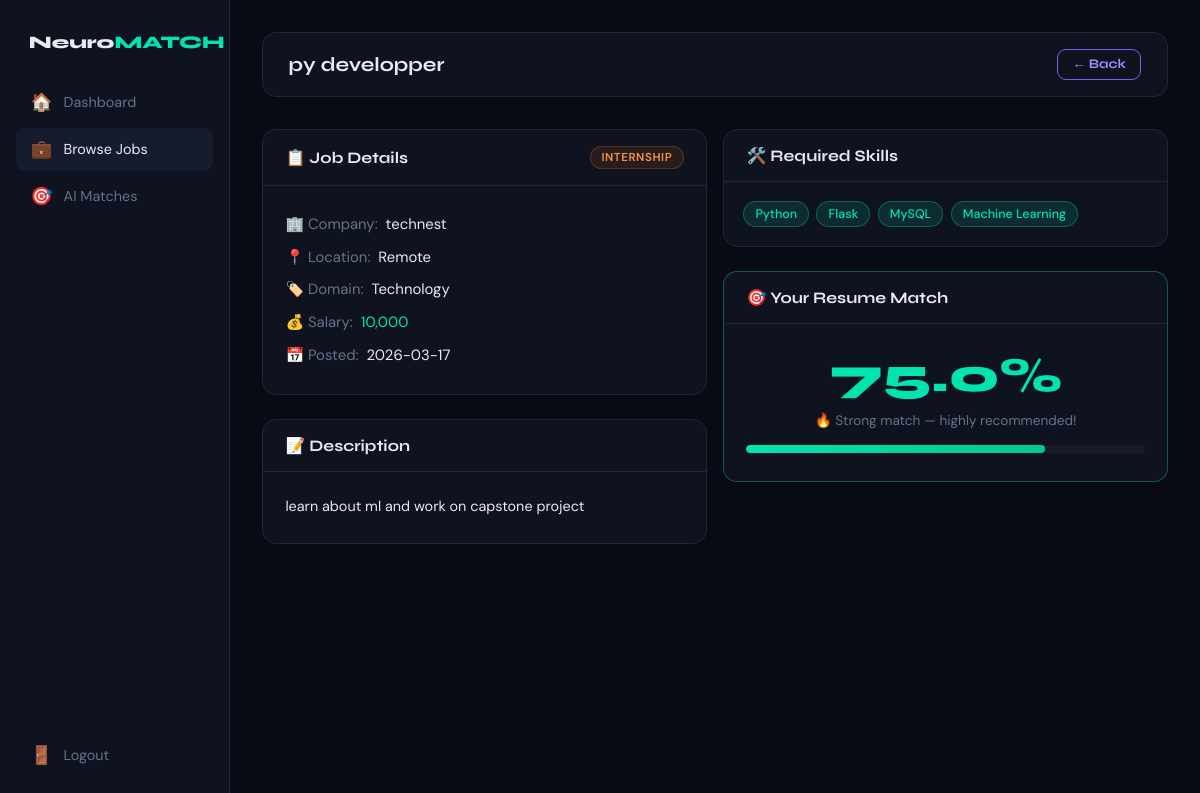
The page /jobs/11 (signed in) on the database its author committed.
### tables this page shows
CREATE TABLE jobs (
        id               INTEGER PRIMARY KEY AUTOINCREMENT,
        company_id       INTEGER,
        title            TEXT NOT NULL,
        location         TEXT DEFAULT '',
        domain           TEXT DEFAULT '',
        skills_required  TEXT DEFAULT '',
        description      TEXT DEFAULT '',
        salary           TEXT DEFAULT '',
        job_type         TEXT DEFAULT 'Full-time',
        posted_at        TEXT DEFAULT (datetime('now'))
    );

CREATE TABLE companies (
        id           INTEGER PRIMARY KEY AUTOINCREMENT,
        company_name TEXT NOT NULL,
        hr_name      TEXT NOT NULL,
        email        TEXT NOT NULL UNIQUE,
        password     TEXT NOT NULL,
        industry     TEXT DEFAULT '',
        created_at   TEXT DEFAULT (datetime('now'))
    );

### app.py (the view)
@app.route("/jobs/<int:jid>")
def job_detail(jid):
    conn = get_db()
    job  = qd(conn,
        "SELECT j.*, c.company_name as cname "
        "FROM jobs j LEFT JOIN companies c ON j.company_id=c.id WHERE j.id=?",
        (jid,), one=True)
    conn.close()
    if not job:
        return redirect(url_for("job_portal"))
    match_score = None
    if session.get("role") == "user":
        conn   = get_db()
        latest = qd(conn, "SELECT * FROM resumes WHERE user_id=? ORDER BY uploaded_at DESC LIMIT 1",
                    (session["user_id"],), one=True)
        conn.close()
        if latest:
            skills = json.loads(latest["skills"] or "[]")
            match_score = match_resume_to_job(skills, job["skills_required"])
    return render_template("job_detail.html", job=job, match_score=match_score)

### app.py (called while the page is built)
def get_db():
    conn = sqlite3.connect(DB_PATH)
    conn.row_factory = sqlite3.Row          # dict-like rows
    conn.execute("PRAGMA journal_mode=WAL") # safe concurrent writes
    return conn

def qd(conn, sql, args=(), one=False):
    cur = conn.execute(sql, args)
    rows = cur.fetchall()
    result = [dict(r) for r in rows]
    return result[0] if (one and result) else (None if one else result)

### nlp/job_matcher.py (called while the page is built)
def tokenize(text: str) -> set:
    return set(re.findall(r"[\w\.]+", text.lower()))

def match_resume_to_job(skills: list, job_skills_text: str) -> float:
    if not skills or not job_skills_text:
        return 0.0
    resume_tokens = set(s.lower() for s in skills)
    job_tokens    = tokenize(job_skills_text)
    overlap       = resume_tokens & job_tokens
    pct = len(overlap) / max(len(job_tokens), 1) * 100
    return round(min(pct * 1.25, 100), 1)

### templates/job_detail.html (shortened to what this page needs)
<!DOCTYPE html>
<html lang="en">
<head>
<link rel="stylesheet" href="{{ url_for('static', filename='css/style.css') }}">
</head>
<body>
<div class="dash-layout">
  <aside class="sidebar">
    <div class="sidebar-logo">Neuro<span>MATCH</span></div>
    {% if session.get('role')=='user' %}
    <a href="{{ url_for('user_dashboard') }}" class="nav-link"><span class="icon">🏠</span>Dashboard</a>
    {% endif %}
    <a href="{{ url_for('job_portal') }}"    class="nav-link active"><span class="icon">💼</span>Browse Jobs</a>
    <a href="{{ url_for('job_recommend') }}" class="nav-link"><span class="icon">🎯</span>AI Matches</a>
    <div style="flex:1"></div>
    <a href="{{ url_for('logout') }}" class="nav-link"><span class="icon">🚪</span>Logout</a>
  </aside>
  <main class="main-content">
    <div class="topbar">
      <h1>{{ job.title }}</h1>
      <a href="{{ url_for('job_portal') }}" class="btn btn-outline btn-sm">← Back</a>
    </div>
    <div class="grid-2">
      <div>
        <div class="section-card">
          <div class="section-header">
            <h3>📋 Job Details</h3>
            <span class="badge {% if job.job_type=='Internship' %}badge-orange{% else %}badge-green{% endif %}">{{ job.job_type }}</span>
          </div>
          <div style="padding:1.4rem;line-height:2.2;font-size:.93rem">
            <p><span class="text-muted">🏢 Company:</span> &nbsp;{{ job.cname or 'Undisclosed' }}</p>
            <p><span class="text-muted">📍 Location:</span> &nbsp;{{ job.location or 'N/A' }}</p>
            <p><span class="text-muted">🏷️ Domain:</span>   &nbsp;{{ job.domain or 'General' }}</p>
            {% if job.salary %}
            <p><span class="text-muted">💰 Salary:</span> &nbsp;<span style="color:var(--accent)">{{ job.salary }}</span></p>
            {% endif %}
            <p><span class="text-muted">📅 Posted:</span> &nbsp;{{ job.posted_at[:10] if job.posted_at else 'Recently' }}</p>
          </div>
        </div>
        {% if job.description %}
        <div class="section-card mt-2">
          <div class="section-header"><h3>📝 Description</h3></div>
          <div style="padding:1.4rem;font-size:.9rem;line-height:1.8">{{ job.description }}</div>
        </div>
        {% endif %}
      </div>
      <div>
        <div class="section-card">
          <div class="section-header"><h3>🛠️ Required Skills</h3></div>
          <div style="padding:1.2rem">
            <div class="chips">
              {% for sk in (job.skills_required or '').split(',') %}
              <span class="chip chip-accent">{{ sk.strip() }}</span>
              {% endfor %}
            </div>
          </div>
        </div>
        {% if match_score is not none %}
        <div class="section-card mt-2" style="border-color:{% if match_score>=70 %}rgba(0,229,176,.35){% elif match_score>=40 %}rgba(249,115,22,.35){% else %}rgba(239,68,68,.35){% endif %}">
          <div class="section-header"><h3>🎯 Your Resume Match</h3></div>
          <div style="padding:1.4rem;text-align:center">
            <div style="font-family:'Syne',sans-serif;font-size:3rem;font-weight:800;
              color:{% if match_score>=70 %}var(--accent){% elif match_score>=40 %}#fb923c{% else %}#f87171{% endif %}">
              {{ match_score }}%
            </div>
            <p class="text-muted text-sm mt-1">
              {% if match_score>=70 %}🔥 Strong match — highly recommended!
              {% elif match_score>=40 %}👍 Moderate match — worth applying
              {% else %}📚 Low match — consider upskilling first{% endif %}
            </p>
            <div class="progress mt-2"><div class="progress-fill fill-green" style="width:{{ match_score }}%"></div></div>
          </div>
        </div>
        {% endif %}
      </div>
    </div>
  </main>
</div>
</body>
</html>

### static/css/style.css (style rules this page uses)
:root { --bg: #080b14; --surface: #0f1320; --surf2: #161b2e; --border: #1d2540; --accent: #00e5b0; --purple: #7b5cf0; --warn: #f97316; --danger: #ef4444; --ok: #22c55e; --text: #e8eaf2; --muted: #64748b; --r: 14px; --glow: 0 0 40px rgba(0,229,176,.13); --shadow: 0 24px 60px rgba(0,0,0,.5); }
*,*::before,*::after { box-sizing:border-box;margin:0;padding:0 }
body { font-family:'DM Sans',sans-serif;background:var(--bg);color:var(--text);min-height:100vh }
h1,h2,h3,h4 { font-family:'Syne',sans-serif;font-weight:700 }
.btn { display:inline-block;padding:.8rem 1.6rem;border:none;border-radius:9px; font-family:'Syne',sans-serif;font-weight:700;font-size:.95rem;cursor:pointer; transition:opacity .2s,transform .15s;text-decoration:none;text-align:center }
.btn-outline { background:transparent;border:1px solid var(--purple);color:#a78bfa }
.btn-sm { padding:.4rem .9rem;font-size:.82rem }
.badge { display:inline-block;padding:.18rem .65rem;border-radius:20px; font-size:.72rem;font-weight:600;letter-spacing:.05em;text-transform:uppercase }
.badge-orange { background:rgba(249,115,22,.1);color:#fb923c; border:1px solid rgba(249,115,22,.25) }
.dash-layout { display:flex;min-height:100vh }
.sidebar { width:230px;min-height:100vh;background:var(--surface);border-right:1px solid var(--border); padding:1.5rem 1rem;flex-shrink:0;display:flex;flex-direction:column;gap:.25rem }
.sidebar-logo { font-family:'Syne',sans-serif;font-weight:800;font-size:1.1rem; padding:.5rem .8rem;margin-bottom:1rem }
.sidebar-logo span { color:var(--accent) }
.nav-link { display:flex;align-items:center;gap:.7rem;padding:.65rem .9rem;border-radius:9px; color:var(--muted);text-decoration:none;font-size:.9rem;transition:background .15s,color .15s }
.nav-link:hover,.nav-link.active { background:var(--surf2);color:var(--text) }
.nav-link .icon { font-size:1.1rem;width:22px;text-align:center }
.main-content { flex:1;padding:2rem;overflow-y:auto }
.topbar { display:flex;align-items:center;justify-content:space-between; background:var(--surface);border:1px solid var(--border); border-radius:var(--r);padding:1rem 1.6rem;margin-bottom:2rem }
.topbar h1 { font-size:1.25rem }
.section-card { background:var(--surface);border:1px solid var(--border);border-radius:var(--r);overflow:hidden;margin-bottom:1.5rem }
.section-header { padding:1rem 1.4rem;border-bottom:1px solid var(--border);display:flex;align-items:center;justify-content:space-between }
.section-header h3 { font-size:1rem }
.progress { height:8px;background:var(--surf2);border-radius:4px;overflow:hidden;margin:.4rem 0 }
.progress-fill { height:100%;border-radius:4px;transition:width .6s cubic-bezier(.4,0,.2,1) }
.fill-green { background:linear-gradient(90deg,var(--accent),#00c896) }
.chips { display:flex;flex-wrap:wrap;gap:.45rem }
.chip { padding:.25rem .7rem;border-radius:20px;font-size:.78rem;font-weight:500 }
.chip-accent { background:rgba(0,229,176,.12); border:1px solid rgba(0,229,176,.3);color:var(--accent) }
.text-muted { color:var(--muted) }
.text-sm { font-size:.85rem }
.mt-1 { margin-top:.5rem }
.mt-2 { margin-top:1rem }
.grid-2 { display:grid;grid-template-columns:1fr 1fr;gap:1rem }

### rows shown on the page
jobs: title "py developper", job_type "INTERNSHIP", location "Remote", domain "Technology", salary "10,000", posted_at "2026-03-17", description "learn about ml and work on capstone project"
companies: company_name "technest"

### other values the page prints
{{ sk.strip() }} "Python" "Flask" "MySQL" "Machine Learning"
{{ match_score }} "75.0"
